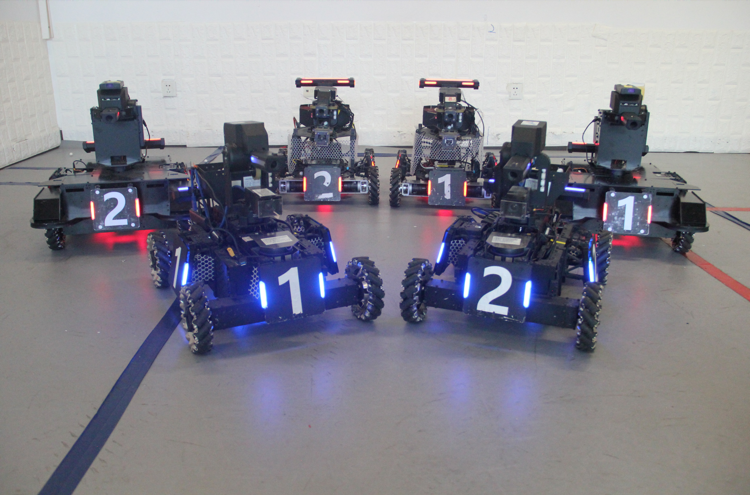
#> input picture images/RM.png, 750 x 495 px, given in place of 287.jpg, which was not available
$ python armor_detect.py
#> lines starting #> are read from the running program, lines starting #| are printed output that depends on the picture; after the words box and inside, x2 and y2 are one past the last pixel; in counts of white or black regions, pixels touching at a corner belong together; pictures that were not available may be replaced by others from this repository, and a replacement may not be noted
# -*- coding: utf-8 -*-
"""
Created on Thu Aug  6 16:41:42 2020

@author: Administrator
"""
import cv2
import numpy as np
import math

show_detail = False

def read_morphology(cap):  # read cap and morphological operation to get led binary image.
    ret, frame = cap.read()
#> frame is the input picture: shape (495, 750, 3); mean B, G, R 145.2, 135.2, 136.4
    size_img = frame.shape[:2]
#> size_img = (495, 750)
    #WIDTH, HIGH = int(570), int(600)
    factor = round(600/size_img[0])
#> factor = 1
    WIDTH, HIGH = int(size_img[1] * factor), int(size_img[0] * factor)
#> WIDTH = 750; HIGH = 495

    frame = cv2.resize(frame, (WIDTH, HIGH), interpolation=cv2.INTER_CUBIC)

    mask = hsv_change(frame)
    dst_open = open_binary(mask, 3, 3)
    #dst_close = close_binary(mask, 3, 3)
    dst_erode = erode_binary(dst_open, 3, 3)
    #dst_erode = erode_binary(dst_close, 3, 3)
    dst_dilate = dilate_binary(dst_erode, 3, 3)
    cv2.circle(frame, (int(WIDTH / 2), int(HIGH / 2)), 2, (255, 0, 255), -1)

    cv2.imshow("mask", mask)
    cv2.imshow("dilate",dst_dilate)
    cv2.moveWindow("dilate", 0, 600)

    return dst_dilate, frame

def read_morphology_temp(frame):  # read cap and morphological operation to get led binary image.
    size_img = frame.shape[:2]

    #WIDTH, HIGH = int(570), int(600)
    factor = round(600/size_img[0])
    WIDTH, HIGH = int(size_img[1] * factor), int(size_img[0] * factor)

    frame = cv2.resize(frame, (WIDTH, HIGH), interpolation=cv2.INTER_CUBIC)

    mask = hsv_change(frame)
    dst_open = open_binary(mask, 13, 13)
    #dst_close = close_binary(mask, 3, 3)
    dst_erode = erode_binary(dst_open, 3, 3)
    #dst_erode = erode_binary(dst_close, 3, 3)
    dst_dilate = dilate_binary(dst_erode, 3, 3)
    cv2.circle(frame, (int(WIDTH / 2), int(HIGH / 2)), 2, (255, 0, 255), -1)

    if show_detail:
        cv2.imshow("mask", mask)
        cv2.imshow("dilate",dst_dilate)
        cv2.moveWindow("mask", 0, 0)
        cv2.moveWindow("dilate", 500, 0)

    return dst_dilate, frame, factor

def hsv_change(frame):  # hsv channel separation.

    # gray = cv2.cv2tColor(frame, cv2.COLOR_BGR2GRAY)
    # cv2.imshow("gray", gray)
    hsv = cv2.cvtColor(frame, cv2.COLOR_BGR2HSV)
#> hsv: shape (495, 750, 3); mean H, S, V 84.6, 38.6, 149.2
    #lower_hsv = np.array([0,0,130])
    #upper_hsv = np.array([120,255,255])
    lower_hsv = np.array([0,0,160])
    upper_hsv = np.array([255,255,255])
    mask = cv2.inRange(hsv, lowerb=lower_hsv, upperb=upper_hsv)
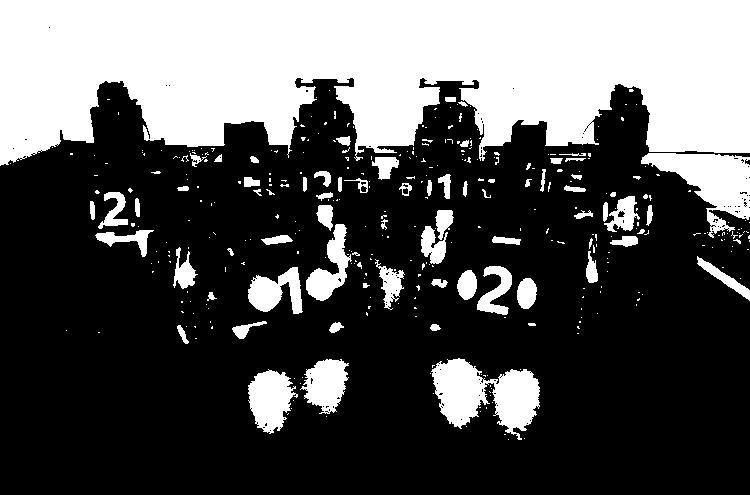
#> mask: shape (495, 750); 33.6% white; 366 white regions (290 under 20 px), largest, box (x1, y1, x2, y2) and area: (0, 0, 750, 166) 96863, (431, 358, 540, 440) 4925, (641, 153, 750, 238) 4196
    return mask

def open_binary(binary, x, y):
#> called with x = 3, y = 3
    kernel = cv2.getStructuringElement(cv2.MORPH_RECT, (x, y))
    dst = cv2.morphologyEx(binary, cv2.MORPH_OPEN, kernel)
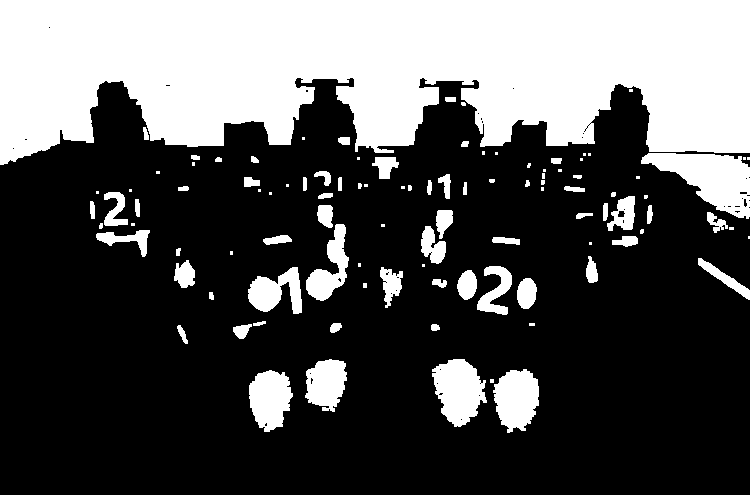
#> dst: shape (495, 750); 32.9% white; 104 white regions (39 under 20 px), largest, box (x1, y1, x2, y2) and area: (0, 0, 750, 165) 96562, (641, 153, 750, 219) 3812, (432, 359, 487, 427) 2509
    return dst


def close_binary(binary, x, y):
    kernel = cv2.getStructuringElement(cv2.MORPH_RECT, (x, y))
    dst = cv2.morphologyEx(binary, cv2.MORPH_CLOSE, kernel)
    return dst


def erode_binary(binary, x, y):
#> called with x = 3, y = 3
    kernel = cv2.getStructuringElement(cv2.MORPH_RECT, (x, y))
    dst = cv2.erode(binary, kernel)
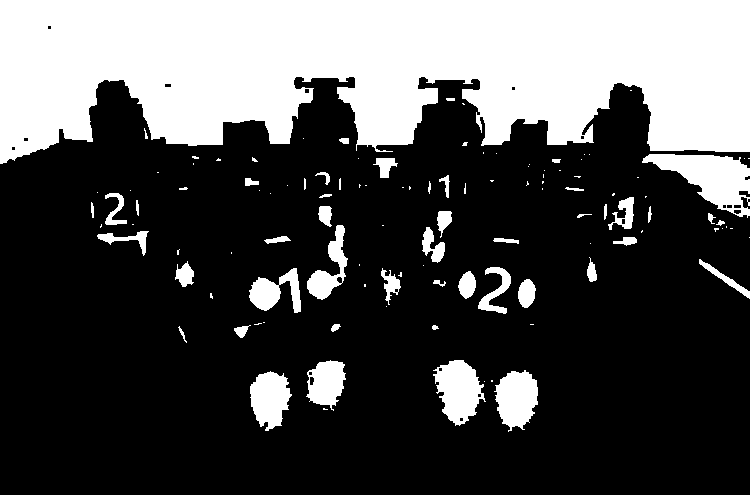
#> dst: shape (495, 750); 30.7% white; 114 white regions (64 under 20 px)
    return dst


def dilate_binary(binary, x, y):
#> in read_morphology, `cv2.circle(frame, (int(WIDTH / 2), int(HIGH / 2)), 2, (255, 0, 255), -1)`: frame: shape (495, 750, 3); under 0.01% of pixels changed, all inside (x1, y1, x2, y2) = (373, 245, 378, 250)
    kernel = cv2.getStructuringElement(cv2.MORPH_RECT, (x, y))
    dst = cv2.dilate(binary, kernel)
    return dst

def find_contours(binary, frame,rect_index):  # find contours and main screening section
#> called with rect_index = 0
    contour = []
    C_lights = []

##--------------------------------1. find contours-----------------------------##
    contours, heriachy = cv2.findContours(binary, cv2.RETR_EXTERNAL, cv2.CHAIN_APPROX_SIMPLE)
#> contours = 104 contours, 46 with area under 20; largest, box (x1, y1, x2, y2) and area: (0, 0, 750, 165) 95274, (641, 153, 750, 219) 3705, (432, 359, 487, 427) 2406, (493, 369, 539, 433) 2058, (249, 370, 293, 432) 1888; heriachy = 104 rows, first 6: [1, -1, -1, -1], [2, 0, -1, -1], [3, 1, -1, -1], [4, 2, -1, -1], [5, 3, -1, -1], [6, 4, -1, -1]
    if show_detail:
        frame = cv2.drawContours(frame,contours,-1,(0,0,255),3)

##--------------------------------2. fit ellipse and RECT rcBound--------------##
##judge by calculate solidity of contours and area.
    for i in range(len(contours)):
        if len(contours[i]) >=5:
            ellipse=cv2.fitEllipse(contours[i])    #用一个椭圆来匹配目标。它返回一个旋转了的矩形的内接椭圆
            (x, y), (MA, ma), angle = ellipse[0], ellipse[1], ellipse[2]
            ellipseArea = 3.14 * MA * ma/4         #计算外接椭圆面积
            area = cv2.contourArea(contours[i])    #计算轮廓面积
            if area/ellipseArea >=0.8 and area >= 300 and area <= 4000:     #判断凸度(Solidity) 和轮廓面积大小
                if show_detail:
                    frame=cv2.ellipse(frame,ellipse,(0,255,0),2)
                    #print(area)
                rect = cv2.minAreaRect(contours[i])   #根据轮廓得到外接矩阵 长宽不固定，靠近x轴定义长
                if rect[2] < -45:
                    if rect[1][0]/rect[1][1] > 0.8:      #判断矩阵长宽比？？？
                        #a=tuple(((rect[1][0]*1.0,rect[1][1])))      #外接矩形(宽，长)？？？
                        #rect = tuple((rect[0],a,rect[2]))
                        box = cv2.boxPoints(rect)
                        box = np.int0(box)
                        if show_detail:
                            frame = cv2.drawContours(frame,[box],0,(255,0,0),2)
                            print(area)
                        contour.append((rect,box,area,x,y))   #保存符合要求的外接矩形及四点坐标，面积和中心x坐标
                elif rect[2] > -45:
                    if rect[1][1]/rect[1][0] > 0.8:      #判断矩阵长宽比？？？
                        #a=tuple(((rect[1][0]*1.0,rect[1][1])))      #外接矩形(宽，长)？？？
                        #rect = tuple((rect[0],a,rect[2]))
                        box = cv2.boxPoints(rect)
                        box = np.int0(box)
                        if show_detail:
                            frame = cv2.drawContours(frame,[box],0,(255,0,0),2)
                            print(area)
                        contour.append((rect,box,area,x,y))   #保存符合要求的外接矩形及四点坐标，面积和中心x坐标
#> this loop made 104 passes
#> (x, y, MA, ma, angle, ellipseArea, area, rect) on passes 2, 3, 4, 5, 15, 16, 22: (269.6, 398.2, 41.27, 60.18, 3.54, 1949.7, 1888.5, ((271, 400), (44.14, 59.18), -14.04)), (516, 398.4, 43.25, 61.55, 4.83, 2089.8, 2057.5, ((516.9, 400.1), (45.4, 61.4), -7.13)), (458.4, 389.4, 47.85, 68.58, 166.3, 2575.9, 2406.5, ((461.3, 390.7), (51.59, 66.55), -17.53)), (325.8, 383.3, 39.21, 53.21, 14.85, 1637.9, 1537.5, ((325.6, 384.8), (51.91, 40.34), -87.61)), (526.3, 293, 18.86, 30.69, 5.91, 454.5, 446.5, ((526.5, 293), (30, 19), -90)), (466.9, 284.7, 18.57, 28.8, 8.02, 419.9, 414.5, ((466.5, 284.5), (29, 19), -90)), (184.5, 274, 19.81, 25.65, 175.6, 398.8, 372.5, ((184, 273.5), (27, 20), -90))
#> (x, y, MA, ma, angle, ellipseArea, area) on passes 6, 7, 8, 10, 11, 12: (182, 333.5, 5.03, 21.09, 155.3, 83.24, 74), (434.3, 327.1, 6.47, 9.29, 95.8, 47.2, 40.5), (241.3, 330.1, 13.14, 19.12, 52.14, 197.1, 155), (335.1, 326.9, 8.15, 12.95, 53.65, 82.85, 74.5), (258.8, 323.2, 3.26, 14.19, 78.48, 36.32, 28), (210.8, 295.4, 4.86, 8.36, 163.2, 31.87, 24)
#> after the loop, contour = 9 items

##-----------------------------3. Find the right pair of lights----------------##
##campare each pair of contours, The approximate parallel, length-width ratio

    if len(contour) >=2:
        for i in range(len(contour)):
            j = i+1
            while j < len(contour):
                if contour[i][0][2] > -45:      #外接矩形定义：与碰到的矩形的第一条边的夹角。并且这个边的边长是width，另一条边边长是height。对旋转角修正
                    orientation_i = contour[i][0][2] - 90
                else:
                    orientation_i = contour[i][0][2]
                if contour[j][0][2] > -45:
                    orientation_j = contour[j][0][2] - 90
                else:
                    orientation_j = contour[j][0][2]
                if abs(orientation_i-orientation_j) < 30.0:   #判断是否平行
                    if contour[i][2]/contour[j][2] >= 0.4 and contour[i][2]/contour[j][2] <= 2.5:           #判断矩形面积比
                        #if abs(contour[i][3]-contour[j][3]) > 50 and abs(contour[i][4]-contour[j][4])<100 and abs(contour[i][3]-contour[j][3]) < 150:
                        if abs(contour[i][3]-contour[j][3]) > 50 and abs(contour[i][4]-contour[j][4])<100:
                            if show_detail:
                                frame = cv2.drawContours(frame,[contour[i][1]],0,(255,0,0),2)
                                frame = cv2.drawContours(frame,[contour[j][1]],0,(0,255,0),2)
                            couple_light = tuple((contour[i],contour[j]))
                            C_lights.append(couple_light)

                j +=1
#> this loop made 9 passes
#> after the loop, C_lights = 12 items

##----------------------------4. Find best pair of lights----------------------##

    if len(C_lights) > 1:
        distance = []
        for i in range(len(C_lights)):
            d = np.sqrt((C_lights[i][0][3] - C_lights[i][1][3])**2 + (C_lights[i][0][4] - C_lights[i][1][4])**2  )    #找到两个x坐标最相近的灯条
            distance.append(d)
            if show_detail:
                print(d)
#> this loop made 12 passes
#> d on passes 1 to 12: 246.4, 188.9, 58.11, 58.36, 190.8, 132.7, 60.05, 342.4, 124.8, 282.6, 171.5, 442.8
#> after the loop, distance = [246.4, 188.9, 58.11, 58.36, 190.8, 132.7, 60.05, 342.4, 124.8, 282.6, 171.5, 442.8]
        index = np.argmin(distance)
#> index = 2
    elif len(C_lights) == 1:
        index = 0
    else:
        return 0,[0]
    if C_lights[index][0][0][1][0] >= C_lights[index][0][0][1][1] and C_lights[index][1][0][1][0] >= C_lights[index][1][0][1][1]:  #判断旋转角是否异常
        angle = (C_lights[index][0][0][2] + C_lights[index][1][0][2])/2
        l_light = cv2.boxPoints(tuple((C_lights[index][0][0][0],C_lights[index][0][0][1],angle)))
        r_light = cv2.boxPoints(tuple((C_lights[index][1][0][0],C_lights[index][1][0][1],angle)))
    else:
        l_light = C_lights[index][0][1]
#> l_light = [[256, 434], [242, 376], [285, 365], [299, 423]]
        r_light = C_lights[index][1][1]
#> r_light = [[344, 411], [304, 409], [306, 357], [346, 359]]
    if show_detail:
        frame = cv2.drawContours(frame,[np.int0(l_light)],0,(255,0,0),2)      #画出两个灯条矩形
        frame = cv2.drawContours(frame,[np.int0(r_light)],0,(0,255,0),2)


##---------------------------5. Find Armor through pair of lights--------------##

    n = len(l_light) + len(r_light)
#> n = 8
    cnt = np.zeros((n,1,2))
    for i in range(len(l_light)):
        cnt[i][0] = l_light[i]
#> this loop made 4 passes
#> after the loop, cnt = [[256, 434], [242, 376], [285, 365], [299, 423], [0, 0], [0, 0], [0, 0], [0, 0]]
    for j in range(len(r_light)):
        cnt[len(l_light)+j][0] = r_light[j]
#> after the loop, cnt = [[256, 434], [242, 376], [285, 365], [299, 423], [344, 411], [304, 409], [306, 357], [346, 359]]
    cnt = cnt.astype(int)
    Rect = cv2.minAreaRect(cnt)
#> Rect = ((299.5, 390.8), (105.8, 62.21), -14.35)
    box = cv2.boxPoints(Rect)
#> box = [[256, 434], [240.6, 373.7], [343.1, 347.5], [358.5, 407.8]]
    box = np.int0(box)
#> box = [[255, 434], [240, 373], [343, 347], [358, 407]]
    if show_detail:
        frame = cv2.drawContours(frame,[box],0,(0,0,255),2)           #画出装甲板矩形
        #robot = cv2.drawContours(robot,[np.int0(box/factor)],0,(0,0,255),2)
        filename = 'armor_' + str(rect_index)
        cv2.imshow(filename,frame)
        #cv2.imshow('a',robot)
        if rect_index == 0:
            cv2.moveWindow(filename, 0, 1000)
        elif rect_index == 1:
            cv2.moveWindow(filename, 600, 1000)
        elif rect_index ==2:
            cv2.moveWindow(filename, 1200, 1000)
        elif rect_index ==3:
            cv2.moveWindow(filename, 1800, 1000)
    return C_lights,box

if __name__ == '__main__':
    #cap = cv2.VideoCapture("video_footage/img1.jpg")
    #cap = cv2.VideoCapture("video_footage/8000_exposure_robot/127.jpg")
    cap = cv2.VideoCapture("video_footage/20200814_10000_robot/287.jpg")
    dst_dilate, frame = read_morphology(cap)
    C_lights,Rect = find_contours(dst_dilate,frame,0)
#> C_lights = 12 items; Rect = [[255, 434], [240, 373], [343, 347], [358, 407]]
